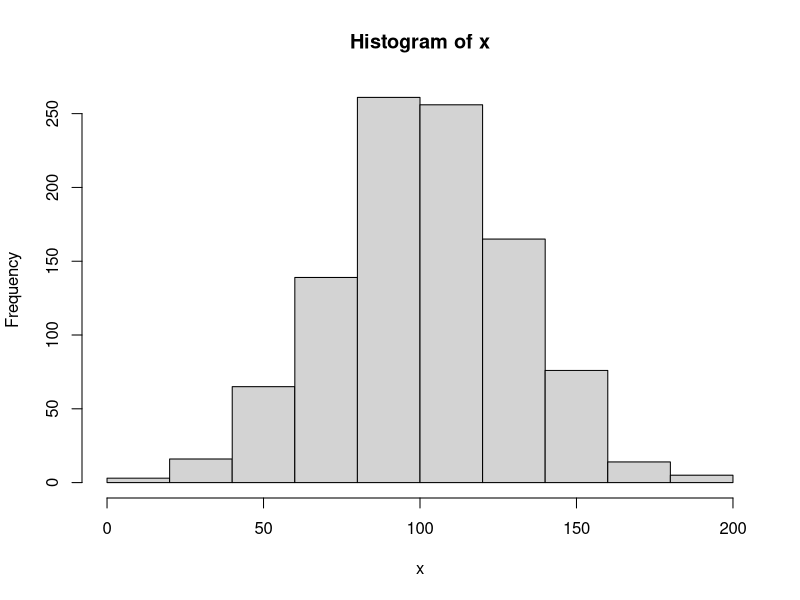
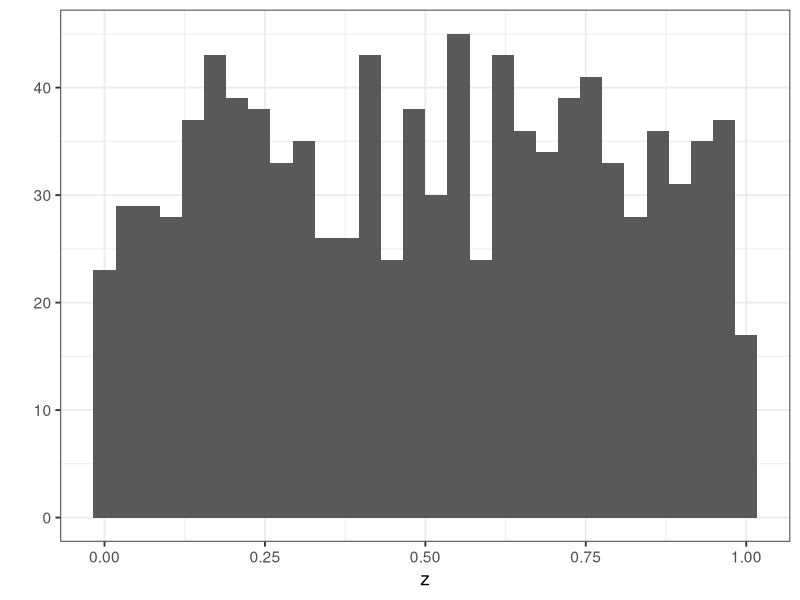
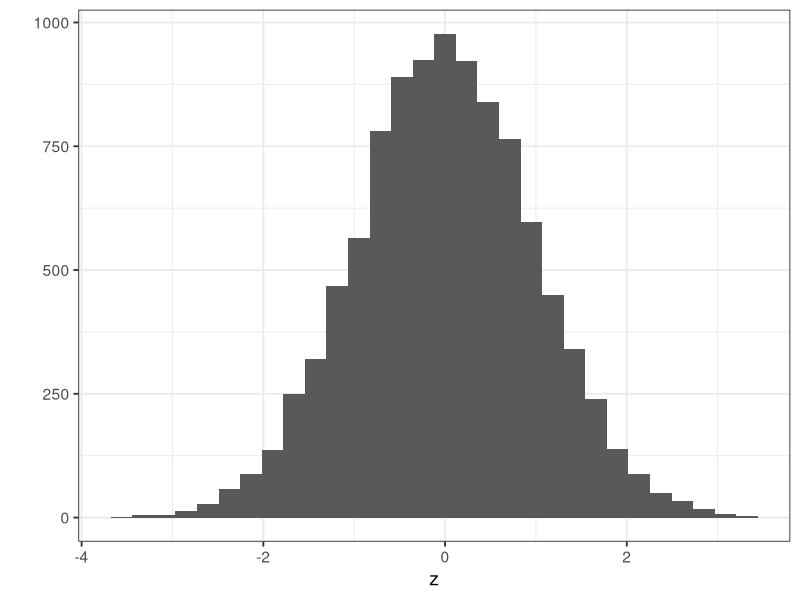

Recreate these plots in R, in order.
# more properties of atomic vectors
# 30 January 2025
# RMJ

# create an empty vector, specify mode and length

z <- vector(mode='numeric', length = 0)

print(z)

# we cna load values into the vector

z <- c(z,5)

print(z)

#this is not a very efficient process, the dynamic sizing is very slow

# has 100 0s in a numeric vector. the rep takes the value in the first part, and how many in the second part

z <- rep(0,100)

head(z)

# alternatively we could fill it with NAs

z <- rep(NA,100)

#this is probably not a good idea since NA doesn't really have a useful type.

typeof(z)

#says it is logical which may not be what we want

z[1] <- "Arizona"
typeof(z)

#interesting, so with that one assignment this changes the type to character

typeof(z[2])

#even when we select a cell that isn't actually a character

######################

#makes 100 random integers

my_vector <- runif(100)

#this will paste the word 'species' followed by a number sequentially counting up to the length of the vector (which is 100) separated by nothing but we could do anything we wanted

my_names <- paste("Species",seq(1:length(my_vector)),sep = "")

#this will make the column headers the names
names(my_vector) <- my_names
head(my_vector)
str(my_vector)


##############################

#rep has a lot of useful functions

rep(0.5,6) #just repeats

#you can also write it
rep(x=0.5,times=6)

#if we use the names then the order is irrelevant

rep(times=6,x=0.5)

my_vec <- c(1,2,3)

rep(x=my_vec,times=2) #will repeat the entire vector 'my_vec' twice

rep(x=my_vec,each=2) #will repeat each element in the vector twice

rep(x=my_vec,times=my_vec) # in this case its going to use the values in my_vec to decide how many times, so the firs telement 1 time, the second element 2 times, the third element 3 times

rep(x=my_vec,each=my_vec) #this only half works, because the 'each' statement is looking for a single number. It just grabs the first number

#########################

#now let's check out the seq argument

seq(from=2,to=4)

#which is the same as

2:4

#we can also count by a specific number

seq(from=1,to=5,by=.5)

#this will automatically figure out how to divide it up to fit the stated length

x <- seq(from=1,to=10,length=7)

#this is another method but its sloooowwww

my_vec <- 1:length(x)

#this is much faster

seq_along(my_vec)

#as is this

seq_len(5)

###########################

#lets talk about random number generators

#rnorm gives random normal and runif gives random uniform

runif(5)

runif(n=3,min=100,max=156)

#normal values meaning they have a mean of 0 and an STD of 1

rnorm(6)

#but we can set it so that the mean and std are specific

x <- rnorm(n=1000,mean=100,sd=30)

hist(x)

#But remember if we decrease the n you may not actually get representative values

###################

#lets do some stuff in ggplot

library(ggplot2)

theme_set(theme_bw(base_size = 14))

z <- runif(1000)

#the qplot function will bring up a quantitative plot

qplot(x=z)

z <- rnorm(10000)

qplot(x=z)

#######################

#what if we wanted to just sample from our dataset?

long_vec <- seq_len(10)
typeof(long_vec)
str(long_vec)

#basics

sample(x=long_vec)

# we can be specific if we want a certain number

sample(x=long_vec,size = 5) #note that this is defaulted, sampling without replacement

#but we CAN replace

sample(long_vec,size = 10,replace = TRUE)

#What if we wanted to stack the deck and make some values more likely
my_weights <- c(rep(20,5),rep(100,5))

sample(x=long_vec,replace = TRUE,prob = my_weights)

#basically this biases it to the higher values because the 100s are towards the end

#the probability becomes irrelevant if you sample without replacement

sample(x=long_vec,replace = FALSE,prob = my_weights)

#What does this do though?

sample(x=long_vec,replace = TRUE,prob = long_vec) #well technically each number should have increased probability the further you go up

###############

#subsetting! Slice and dice baby!

z <- c(3.1,9.2,1.3,0.4,7.5)

#this will grab the second and third element

z[c(2,3)]

#Check this out. We can put a negative and then get everything EXCEPT what is listed

z[-c(2,3)]

#we can also create a vector of logical elements to select conditions

z[z<3] #will return everything that is TRUE

#just z<3 gives logical returns

z<3

#the which function will tell you WHERE the true values are

which(z<3)

#so not the actual values but where they are

z[which(z<3)] #this also works but is kinda superfulous

#can also use length() for relative positioning to last element. this will give the first two elements

z[-(length(z):(length(z)-2))]
